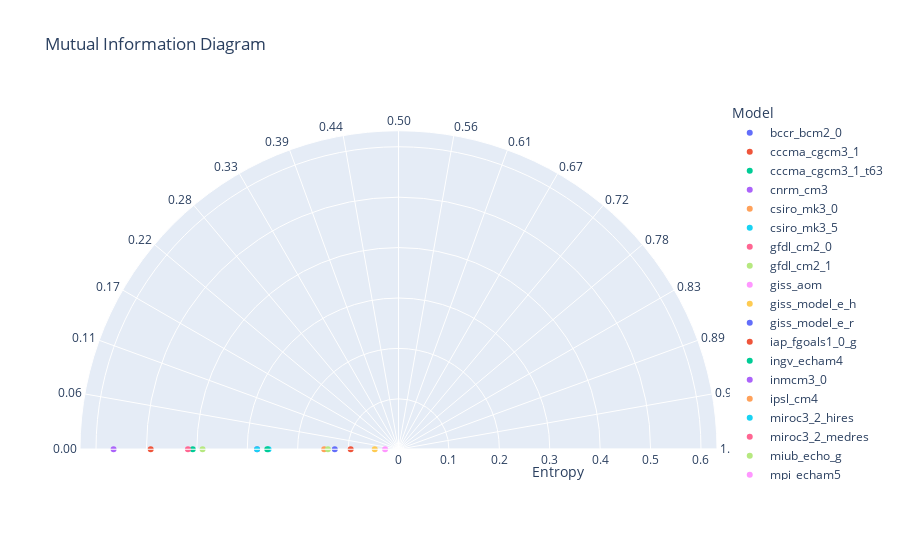

This figure's notebook cell:
### Code cell
chart_mi_res = chart_create_mid(df_dataset_1_mid, 'bccr_bcm2_0', string_type=string_type_mid)
chart_mi_res.show()

### Figure 1 — Plotly figure (JSON) as saved in the notebook; plotly's stock layout.template omitted (floating-point values rounded to 4 significant figures)
{"data": [{"hovertemplate": "Model=bccr_bcm2_0<br>Entropy=%{r}<br>Angle_SMI=%{theta}<extra></extra>", "legendgroup": "bccr_bcm2_0", "marker": {"color": "#636efa", "symbol": "circle"}, "mode": "markers", "name": "bccr_bcm2_0", "r": [-0.7318], "showlegend": true, "subplot": "polar", "theta": [1.207e-06], "type": "scatterpolar"}, {"hovertemplate": "Model=cccma_cgcm3_1<br>Entropy=%{r}<br>Angle_SMI=%{theta}<extra></extra>", "legendgroup": "cccma_cgcm3_1", "marker": {"color": "#EF553B", "symbol": "circle"}, "mode": "markers", "name": "cccma_cgcm3_1", "r": [0.4915], "showlegend": true, "subplot": "polar", "theta": [180], "type": "scatterpolar"}, {"hovertemplate": "Model=cccma_cgcm3_1_t63<br>Entropy=%{r}<br>Angle_SMI=%{theta}<extra></extra>", "legendgroup": "cccma_cgcm3_1_t63", "marker": {"color": "#00cc96", "symbol": "circle"}, "mode": "markers", "name": "cccma_cgcm3_1_t63", "r": [0.4081], "showlegend": true, "subplot": "polar", "theta": [180], "type": "scatterpolar"}, {"hovertemplate": "Model=cnrm_cm3<br>Entropy=%{r}<br>Angle_SMI=%{theta}<extra></extra>", "legendgroup": "cnrm_cm3", "marker": {"color": "#ab63fa", "symbol": "circle"}, "mode": "markers", "name": "cnrm_cm3", "r": [0.5652], "showlegend": true, "subplot": "polar", "theta": [180], "type": "scatterpolar"}, {"hovertemplate": "Model=csiro_mk3_0<br>Entropy=%{r}<br>Angle_SMI=%{theta}<extra></extra>", "legendgroup": "csiro_mk3_0", "marker": {"color": "#FFA15A", "symbol": "circle"}, "mode": "markers", "name": "csiro_mk3_0", "r": [-0.1965], "showlegend": true, "subplot": "polar", "theta": [129.6], "type": "scatterpolar"}, {"hovertemplate": "Model=csiro_mk3_5<br>Entropy=%{r}<br>Angle_SMI=%{theta}<extra></extra>", "legendgroup": "csiro_mk3_5", "marker": {"color": "#19d3f3", "symbol": "circle"}, "mode": "markers", "name": "csiro_mk3_5", "r": [0.2578], "showlegend": true, "subplot": "polar", "theta": [180], "type": "scatterpolar"}, {"hovertemplate": "Model=gfdl_cm2_0<br>Entropy=%{r}<br>Angle_SMI=%{theta}<extra></extra>", "legendgroup": "gfdl_cm2_0", "marker": {"color": "#FF6692", "symbol": "circle"}, "mode": "markers", "name": "gfdl_cm2_0", "r": [0.4177], "showlegend": true, "subplot": "polar", "theta": [180], "type": "scatterpolar"}, {"hovertemplate": "Model=gfdl_cm2_1<br>Entropy=%{r}<br>Angle_SMI=%{theta}<extra></extra>", "legendgroup": "gfdl_cm2_1", "marker": {"color": "#B6E880", "symbol": "circle"}, "mode": "markers", "name": "gfdl_cm2_1", "r": [0.3887], "showlegend": true, "subplot": "polar", "theta": [180], "type": "scatterpolar"}, {"hovertemplate": "Model=giss_aom<br>Entropy=%{r}<br>Angle_SMI=%{theta}<extra></extra>", "legendgroup": "giss_aom", "marker": {"color": "#FF97FF", "symbol": "circle"}, "mode": "markers", "name": "giss_aom", "r": [0.0266], "showlegend": true, "subplot": "polar", "theta": [180], "type": "scatterpolar"}, {"hovertemplate": "Model=giss_model_e_h<br>Entropy=%{r}<br>Angle_SMI=%{theta}<extra></extra>", "legendgroup": "giss_model_e_h", "marker": {"color": "#FECB52", "symbol": "circle"}, "mode": "markers", "name": "giss_model_e_h", "r": [-0.3232], "showlegend": true, "subplot": "polar", "theta": [136.9], "type": "scatterpolar"}, {"hovertemplate": "Model=giss_model_e_r<br>Entropy=%{r}<br>Angle_SMI=%{theta}<extra></extra>", "legendgroup": "giss_model_e_r", "marker": {"color": "#636efa", "symbol": "circle"}, "mode": "markers", "name": "giss_model_e_r", "r": [-0.3313], "showlegend": true, "subplot": "polar", "theta": [180], "type": "scatterpolar"}, {"hovertemplate": "Model=iap_fgoals1_0_g<br>Entropy=%{r}<br>Angle_SMI=%{theta}<extra></extra>", "legendgroup": "iap_fgoals1_0_g", "marker": {"color": "#EF553B", "symbol": "circle"}, "mode": "markers", "name": "iap_fgoals1_0_g", "r": [0.09487], "showlegend": true, "subplot": "polar", "theta": [180], "type": "scatterpolar"}, {"hovertemplate": "Model=ingv_echam4<br>Entropy=%{r}<br>Angle_SMI=%{theta}<extra></extra>", "legendgroup": "ingv_echam4", "marker": {"color": "#00cc96", "symbol": "circle"}, "mode": "markers", "name": "ingv_echam4", "r": [0.2603], "showlegend": true, "subplot": "polar", "theta": [180], "type": "scatterpolar"}, {"hovertemplate": "Model=inmcm3_0<br>Entropy=%{r}<br>Angle_SMI=%{theta}<extra></extra>", "legendgroup": "inmcm3_0", "marker": {"color": "#ab63fa", "symbol": "circle"}, "mode": "markers", "name": "inmcm3_0", "r": [0.2805], "showlegend": true, "subplot": "polar", "theta": [180], "type": "scatterpolar"}, {"hovertemplate": "Model=ipsl_cm4<br>Entropy=%{r}<br>Angle_SMI=%{theta}<extra></extra>", "legendgroup": "ipsl_cm4", "marker": {"color": "#FFA15A", "symbol": "circle"}, "mode": "markers", "name": "ipsl_cm4", "r": [0.1474], "showlegend": true, "subplot": "polar", "theta": [180], "type": "scatterpolar"}, {"hovertemplate": "Model=miroc3_2_hires<br>Entropy=%{r}<br>Angle_SMI=%{theta}<extra></extra>", "legendgroup": "miroc3_2_hires", "marker": {"color": "#19d3f3", "symbol": "circle"}, "mode": "markers", "name": "miroc3_2_hires", "r": [0.2805], "showlegend": true, "subplot": "polar", "theta": [180], "type": "scatterpolar"}, {"hovertemplate": "Model=miroc3_2_medres<br>Entropy=%{r}<br>Angle_SMI=%{theta}<extra></extra>", "legendgroup": "miroc3_2_medres", "marker": {"color": "#FF6692", "symbol": "circle"}, "mode": "markers", "name": "miroc3_2_medres", "r": [-0.3525], "showlegend": true, "subplot": "polar", "theta": [132.5], "type": "scatterpolar"}, {"hovertemplate": "Model=miub_echo_g<br>Entropy=%{r}<br>Angle_SMI=%{theta}<extra></extra>", "legendgroup": "miub_echo_g", "marker": {"color": "#B6E880", "symbol": "circle"}, "mode": "markers", "name": "miub_echo_g", "r": [0.1399], "showlegend": true, "subplot": "polar", "theta": [180], "type": "scatterpolar"}, {"hovertemplate": "Model=mpi_echam5<br>Entropy=%{r}<br>Angle_SMI=%{theta}<extra></extra>", "legendgroup": "mpi_echam5", "marker": {"color": "#FF97FF", "symbol": "circle"}, "mode": "markers", "name": "mpi_echam5", "r": [-0.1601], "showlegend": true, "subplot": "polar", "theta": [131.6], "type": "scatterpolar"}, {"hovertemplate": "Model=ncar_pcm1<br>Entropy=%{r}<br>Angle_SMI=%{theta}<extra></extra>", "legendgroup": "ncar_pcm1", "marker": {"color": "#FECB52", "symbol": "circle"}, "mode": "markers", "name": "ncar_pcm1", "r": [0.04715], "showlegend": true, "subplot": "polar", "theta": [180], "type": "scatterpolar"}, {"hovertemplate": "Model=ukmo_hadcm3<br>Entropy=%{r}<br>Angle_SMI=%{theta}<extra></extra>", "legendgroup": "ukmo_hadcm3", "marker": {"color": "#636efa", "symbol": "circle"}, "mode": "markers", "name": "ukmo_hadcm3", "r": [0.1264], "showlegend": true, "subplot": "polar", "theta": [180], "type": "scatterpolar"}, {"hovertemplate": "Model=ukmo_hadgem1<br>Entropy=%{r}<br>Angle_SMI=%{theta}<extra></extra>", "legendgroup": "ukmo_hadgem1", "marker": {"color": "#EF553B", "symbol": "circle"}, "mode": "markers", "name": "ukmo_hadgem1", "r": [-0.3724], "showlegend": true, "subplot": "polar", "theta": [136.0], "type": "scatterpolar"}], "layout": {"autosize": true, "legend": {"title": {"text": "Model"}, "tracegroupgap": 0}, "polar": {"angularaxis": {"direction": "counterclockwise", "dtick": 10, "rotation": 0, "ticktext": ["1.00", "0.94", "0.89", "0.83", "0.78", "0.72", "0.67", "0.61", "0.56", "0.50", "0.44", "0.39", "0.33", "0.28", "0.22", "0.17", "0.11", "0.06", "0.00"], "tickvals": [0, 10, 20, 30, 40, 50, 60, 70, 80, 90, 100, 110, 120, 130, 140, 150, 160, 170, 180], "type": "linear"}, "domain": {"x": [0, 1], "y": [0, 1]}, "radialaxis": {"autorange": false, "range": [0, 0.6318], "title": {"text": "Entropy"}, "type": "linear"}, "sector": [0, 180]}, "title": {"text": "Mutual Information Diagram"}}}
